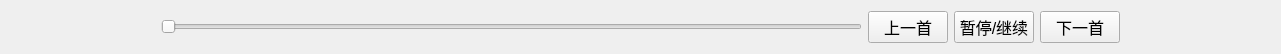
   <widget class="QWidget" name="horizontalLayoutWidget_2">
    <property name="geometry">
     <rect>
      <x>0</x>
      <y>630</y>
      <width>1281</width>
      <height>51</height>
     </rect>
    </property>
    <layout class="QHBoxLayout" name="horizontalLayout_2">
     <item>
      <spacer name="horizontalSpacer_3">
       <property name="orientation">
        <enum>Qt::Horizontal</enum>
       </property>
       <property name="sizeType">
        <enum>QSizePolicy::Fixed</enum>
       </property>
       <property name="sizeHint" stdset="0">
        <size>
         <width>150</width>
         <height>20</height>
        </size>
       </property>
      </spacer>
     </item>
     <item>
      <widget class="QSlider" name="horizontalSlider">
       <property name="maximum">
        <number>600</number>
       </property>
       <property name="orientation">
        <enum>Qt::Horizontal</enum>
       </property>
      </widget>
     </item>
     <item>
      <widget class="QPushButton" name="up">
       <property name="sizePolicy">
        <sizepolicy hsizetype="Fixed" vsizetype="Fixed">
         <horstretch>0</horstretch>
         <verstretch>0</verstretch>
        </sizepolicy>
       </property>
       <property name="font">
        <font>
         <family>Arial</family>
         <pointsize>12</pointsize>
        </font>
       </property>
       <property name="text">
        <string>上一首</string>
       </property>
      </widget>
     </item>
     <item>
      <widget class="QPushButton" name="pause">
       <property name="sizePolicy">
        <sizepolicy hsizetype="Fixed" vsizetype="Fixed">
         <horstretch>0</horstretch>
         <verstretch>0</verstretch>
        </sizepolicy>
       </property>
       <property name="font">
        <font>
         <family>Arial</family>
         <pointsize>12</pointsize>
        </font>
       </property>
       <property name="text">
        <string>暂停/继续</string>
       </property>
      </widget>
     </item>
     <item>
      <widget class="QPushButton" name="under">
       <property name="sizePolicy">
        <sizepolicy hsizetype="Fixed" vsizetype="Fixed">
         <horstretch>0</horstretch>
         <verstretch>0</verstretch>
        </sizepolicy>
       </property>
       <property name="font">
        <font>
         <family>Arial</family>
         <pointsize>12</pointsize>
        </font>
       </property>
       <property name="text">
        <string>下一首</string>
       </property>
      </widget>
     </item>
     <item>
      <spacer name="horizontalSpacer_4">
       <property name="orientation">
        <enum>Qt::Horizontal</enum>
       </property>
       <property name="sizeType">
        <enum>QSizePolicy::Fixed</enum>
       </property>
       <property name="sizeHint" stdset="0">
        <size>
         <width>150</width>
         <height>20</height>
        </size>
       </property>
      </spacer>
     </item>
    </layout>
   </widget>
